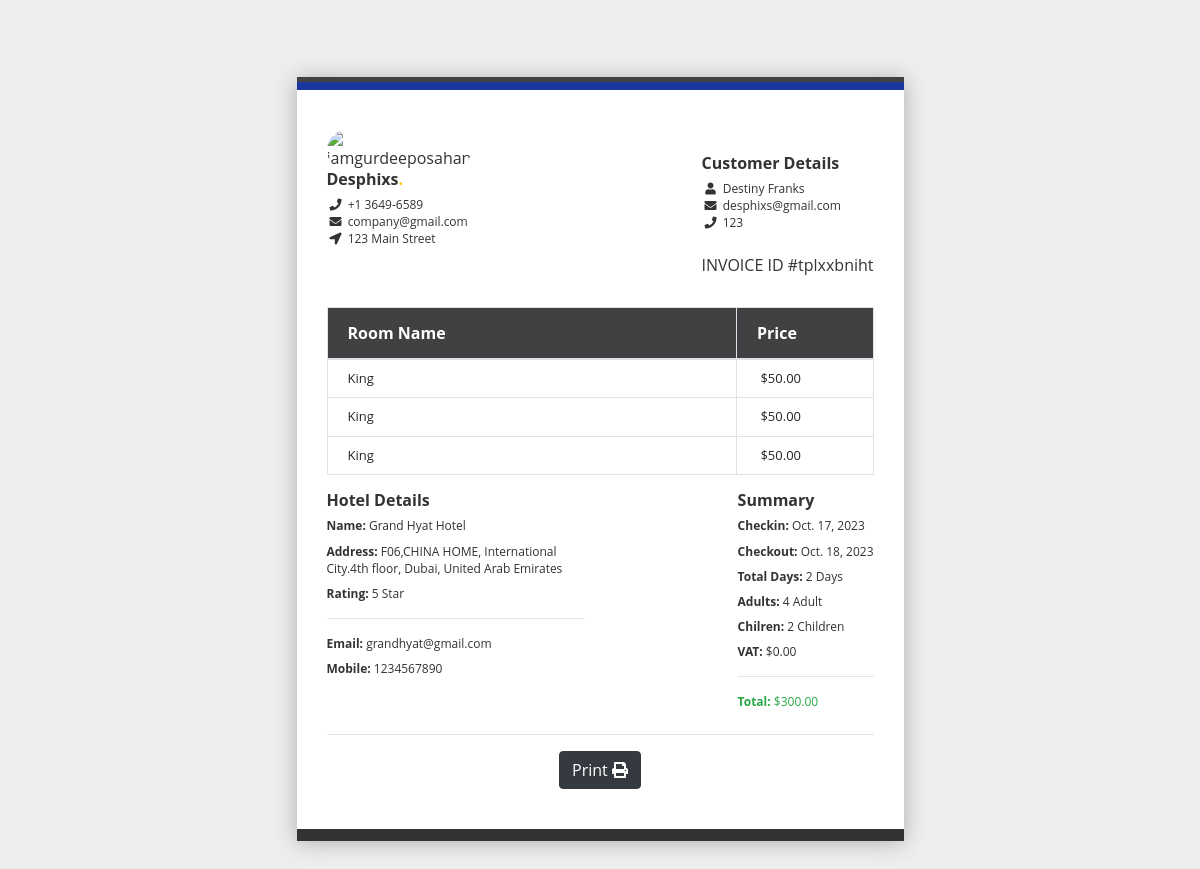
Page /en/invoice/tplxxbniht/ on the committed database.
### hotel/models.py (models this page shows, shortened)
class Booking(models.Model):
    user = models.ForeignKey(User, on_delete=models.SET_NULL, null=True, blank=True)
    payment_status = models.CharField(max_length=100, choices=PAYMENT_STATUS, default="initiated")
    full_name = models.CharField(max_length=1000, null=True, blank=True)
    email = models.EmailField(null=True, blank=True)
    phone = models.CharField(max_length=1000, null=True, blank=True)
    hotel = models.ForeignKey(Hotel, on_delete=models.SET_NULL, null=True)
    room_type = models.ForeignKey(RoomType, on_delete=models.SET_NULL, null=True)
    room = models.ManyToManyField(Room)
    before_discount = models.DecimalField(max_digits=12, decimal_places=2, default=0.00)
    total = models.DecimalField(max_digits=12, decimal_places=2, default=0.00)
    saved = models.DecimalField(max_digits=12, decimal_places=2, default=0.00)
    check_in_date = models.DateField()
    check_out_date = models.DateField()
    total_days = models.PositiveIntegerField(default=0)
    num_adults = models.PositiveIntegerField(default=1)
    num_children = models.PositiveIntegerField(default=0)
    checked_in = models.BooleanField(default=False)
    checked_out = models.BooleanField(default=False)
    is_active = models.BooleanField(default=True)
    checked_in_tracker = models.BooleanField(default=False, help_text="DO NOT CHECK THIS BOX")
    checked_out_tracker = models.BooleanField(default=False, help_text="DO NOT CHECK THIS BOX")
    date = models.DateTimeField(auto_now_add=True, null=True, blank=True)
    coupons = models.ManyToManyField("hotel.Coupon", blank=True)
    stripe_payment_intent = models.CharField(max_length=200,null=True, blank=True)
    success_id = ShortUUIDField(length=300, max_length=505, alphabet="abcdefghijklmnopqrstuvxyz1234567890")
    booking_id = ShortUUIDField(unique=True, length=10, max_length=20, alphabet="abcdefghijklmnopqrstuvxyz")

class Room(models.Model):
    hotel = models.ForeignKey(Hotel, on_delete=models.CASCADE)
    room_type = models.ForeignKey(RoomType, on_delete=models.CASCADE)
    room_number = models.CharField(max_length=10)
    is_available = models.BooleanField(default=True)
    rid = models.CharField(max_length=20,blank=True)
    date = models.DateTimeField(auto_now_add=True)

class RoomType(models.Model):
    hotel = models.ForeignKey(Hotel, on_delete=models.CASCADE)
    type = models.CharField(max_length=10)
    price = models.DecimalField(max_digits=12, decimal_places=2, default=0.00)
    number_of_beds = models.PositiveIntegerField(default=0)
    room_capacity = models.PositiveIntegerField(default=0)
    room_size = models.IntegerField(default=0, verbose_name="Room size (m²)")
    rtid = models.CharField(max_length=20,blank=True)
    slug = models.SlugField(null=True, blank=True,unique=True)
    date = models.DateTimeField(auto_now_add=True)

class Hotel(models.Model):
    user = models.ForeignKey(User, on_delete=models.CASCADE)
    name = models.CharField(max_length=100,blank=True)
    description = models.TextField( null=True, blank=True)
    image = models.FileField(upload_to="hotel_gallery")
    address = models.CharField(max_length=200)
    mobile = models.CharField(max_length=20)
    email = models.CharField(max_length=20)
    status = models.CharField(choices=HOTEL_STATUS, max_length=10, default="published", null=True, blank=True)
    tags = TaggableManager(blank=True)
    views = models.PositiveIntegerField(default=0)
    featured = models.BooleanField(default=False)
    hid = ShortUUIDField(unique=True, length=10, max_length=20, alphabet="abcdefghijklmnopqrstuvxyz")
    slug = models.SlugField(null=True, blank=True)
    date = models.DateTimeField(auto_now_add=True)
    def hotel_gallery(self):
        return HotelGallery.objects.filter(hotel=self)

### hotel/views.py (the view)
# urls.py: path("invoice/<booking_id>/", views.invoice, name="invoice"),
def invoice(request, booking_id):
    booking = Booking.objects.get(booking_id=booking_id)
    context = {
        "booking":booking,
        "room":booking.room.all(),
    }
    return render(request, "hotel/invoice.html", context)

### hotel/context_processor.py (called while the page is built)
def default(request):
    if 'selection_data_obj' in request.session:
        total_selected_items = len(request.session['selection_data_obj'])
    else:
        total_selected_items = 0
    try:
        noti = Notification.objects.filter(user=request.user, seen=False)
    except:
        noti = None
    return {
        "total_selected_items": total_selected_items,
        "noti": noti,
    }

### templates/hotel/invoice.html (shortened to what this page needs)
{% load static %}
{% load i18n %}
<!DOCTYPE html>
<html lang="en">
    <head>
        <link rel="stylesheet" href="https://cdn.jsdelivr.net/npm/bootstrap@4.6.2/dist/css/bootstrap.min.css" />
        <link href="https://cdnjs.cloudflare.com/ajax/libs/font-awesome/5.13.0/css/all.min.css" rel="stylesheet" />
    </head>
    <body>
        <div class="row d-flex justify-content-center p-2">
            <div class="receipt-main col-xs-10 col-sm-10 col-md-6 col-xs-offset-1 col-sm-offset-1 col-md-offset-3">
                <div class="d-flex justify-content-between">
                    <div class="row">
                        <div class="receipt-header">
                            <div class="col-xs-6 col-sm-6 col-md-6">
                                <div class="receipt-left">
                                    <img class="img-responsive" alt="iamgurdeeposahan" src="https://img.freepik.com/free-vector/bird-colorful-logo-gradient-vector_343694-1365.jpg" style="width: 71px; border-radius: 43px;" />
                                </div>
                            </div>
                            <div class="col-xs-12 col-sm-12 col-md-12 text-left">
                                <div class="receipt-right">
                                    <h5 class="margin-top-10">Desphixs<span class="text-warning">.</span></h5>
                                    <p><i class="fa fa-phone"></i> +1 3649-6589</p>
                                    <p><i class="fa fa-envelope"></i> company@gmail.com</p>
                                    <p><i class="fa fa-location-arrow"></i> 123 Main Street</p>
                                </div>
                            </div>
                        </div>
                    </div>
                    <div class="row">
                        <div class="receipt-header receipt-header-mid">
                            <div class="col-xs-12 col-sm-12 col-md-12 text-left">
                                <div class="receipt-right">
                                    <h5>Customer Details</h5>
                                    <p>
                                        <b><i class="fa fa-user"></i> </b> {{booking.full_name}}
                                    </p>
                                    <p>
                                        <b><i class="fa fa-envelope"></i> </b> {{booking.email}}
                                    </p>
                                    <p>
                                        <b><i class="fa fa-phone"></i> </b> {{booking.phone}}
                                    </p>
                                </div>
                            </div>
                            <br />
                            <div class="col-xs-12 col-sm-12 col-md-12">
                                <div class="receipt-left">
                                    <h6>INVOICE ID #{{booking.booking_id}}</h6>
                                </div>
                            </div>
                        </div>
                    </div>
                </div>
                <div>
                    <table class="table table-bordered">
                        <thead>
                            <tr>
                                <th>Room Name</th>
                                <th>Price</th>
                            </tr>
                        </thead>
                        <tbody>
                            {% for r in room %}
                                <tr>
                                    <td class="col-md-">{{r.room_type.type}}</td>
                                    <td class="col-md-3"> ${{r.room_type.price}}</td>
                                </tr>
                            {% endfor %}
                        </tbody>
                    </table>
                    <div class="row">
                        <div class="col-xs-6 col-sm-6 col-md-6 col-lg-6 d-flex justify-content-start">
                            <div class="receipt-right">
                                <h5>Hotel Details</h5>
                                <p class="mb-2"><b>Name: </b>{{booking.hotel.name}}</p>
                                <p class="mb-2"><b>Address: </b>{{booking.hotel.address}}</p>
                                <p class="mb-2"><b>Rating: </b> 5 Star</p>
                                <hr />
                                <p class="mb-2"><b>Email: </b> {{booking.hotel.email}}</p>
                                <p class="mb-2"><b>Mobile: </b> {{booking.hotel.mobile}}</p>
                            </div>
                        </div>
                        <div class="col-xs-6 col-sm-6 col-md-6 col-lg-6 d-flex justify-content-end">
                            <div class="receipt-right">
                                <h5>Summary</h5>
                                <p class="mb-2"><b>Checkin: </b>{{booking.check_in_date}}</p>
                                <p class="mb-2"><b>Checkout: </b>{{booking.check_out_date}}</p>
                                <p class="mb-2"><b>Total Days: </b> {{booking.total_days}} Days</p>
                                <p class="mb-2"><b>Adults: </b> {{booking.num_adults}} Adult</p>
                                <p class="mb-2"><b>Chilren: </b> {{booking.num_children}} Children</p>
                                <p class="mb-2"><b>VAT: </b> $0.00</p>
                                <hr />
                                <p class="mb-2 text-success"><b>Total: </b> ${{booking.total|floatformat:2}}</p>
                            </div>
                        </div>
                    </div>
                </div>
                <hr />
                <div class="d-flex justify-content-center align-items-center">
                    <button id="printButton" class="btn btn-dark">Print <i class="fas fa-print"></i></button>
                </div>
            </div>
        </div>
    </body>
</html>

### templates/hotel/invoice.html (style rules this page uses)
body { background: #eee; margin-top: 20px; }
.receipt-main { background: #ffffff none repeat scroll 0 0; border-bottom: 12px solid #333333; border-top: 12px solid #18389f; margin-top: 50px; margin-bottom: 50px; padding: 40px 30px !important; position: relative; box-shadow: 0 1px 21px #acacac; color: #333333; font-family: open sans; }
.receipt-main p { color: #333333; font-family: open sans; line-height: 1.42857; }
.receipt-main::after { background: #414143 none repeat scroll 0 0; content: ""; height: 5px; left: 0; position: absolute; right: 0; top: -13px; }
.receipt-main thead { background: #414143 none repeat scroll 0 0; }
.receipt-main thead th { color: #fff; }
.receipt-right h5 { font-size: 16px; font-weight: bold; margin: 0 0 7px 0; }
.receipt-right p { font-size: 12px; margin: 0px; }
.receipt-right p i { text-align: center; width: 18px; }
.receipt-main td { padding: 9px 20px !important; }
.receipt-main th { padding: 13px 20px !important; }
.receipt-main td { font-size: 13px; font-weight: initial !important; }
.receipt-header-mid { margin: 24px 0; overflow: hidden; }

### rows in the picture
Booking: full_name "Destiny Franks", email "desphixs@gmail.com", phone "123", booking_id "tplxxbniht", hotel.name "Grand Hyat Hotel", hotel.address "F06,CHINA HOME, International City.4th floor, Dubai, United Arab Emirates", hotel.email "grandhyat@gmail.com", hotel.mobile "1234567890", check_in_date "Oct. 17, 2023", check_out_date "Oct. 18, 2023", total_days "2", num_adults "4", num_children "2", total "300.00"
Room: room_type.type "King", room_type.price "50.00"
Room: room_type.type "King", room_type.price "50.00"
Room: room_type.type "King", room_type.price "50.00"
